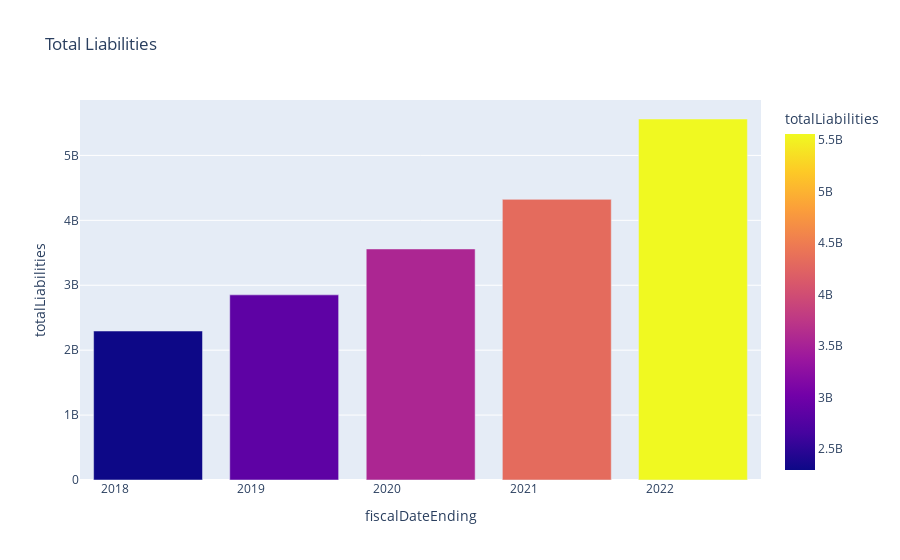

Notebook code cell kept with this figure:
### Code cell
import plotly.express as px
fig = px.bar(balance_sheet, x='fiscalDateEnding', y='totalLiabilities', title='Total Liabilities', color='totalLiabilities')
fig.show()

### Figure 1 — Plotly figure (JSON) as saved in the notebook; plotly's stock layout.template omitted (floating-point values rounded to 4 significant figures)
{"data": [{"alignmentgroup": "True", "hovertemplate": "fiscalDateEnding=%{x}<br>totalLiabilities=%{marker.color}<extra></extra>", "legendgroup": "", "marker": {"color": [5561000000, 4323000000, 3559000000, 2852000000, 2295000000], "coloraxis": "coloraxis", "pattern": {"shape": ""}}, "name": "", "offsetgroup": "", "orientation": "v", "showlegend": false, "textposition": "auto", "type": "bar", "x": ["2022-03-31", "2021-03-31", "2020-03-31", "2019-03-31", "2018-03-31"], "xaxis": "x", "y": [5561000000, 4323000000, 3559000000, 2852000000, 2295000000], "yaxis": "y"}], "layout": {"barmode": "relative", "coloraxis": {"colorbar": {"title": {"text": "totalLiabilities"}}, "colorscale": [[0, "#0d0887"], [0.1111, "#46039f"], [0.2222, "#7201a8"], [0.3333, "#9c179e"], [0.4444, "#bd3786"], [0.5556, "#d8576b"], [0.6667, "#ed7953"], [0.7778, "#fb9f3a"], [0.8889, "#fdca26"], [1, "#f0f921"]]}, "legend": {"tracegroupgap": 0}, "title": {"text": "Total Liabilities"}, "xaxis": {"anchor": "y", "domain": [0, 1], "title": {"text": "fiscalDateEnding"}}, "yaxis": {"anchor": "x", "domain": [0, 1], "title": {"text": "totalLiabilities"}}}}
